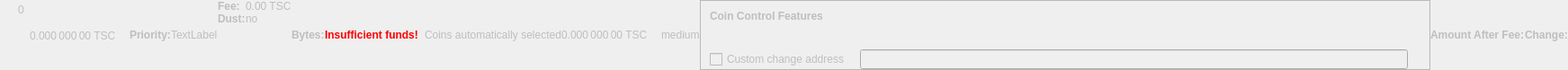
    <widget class="QWidget" name="dummyHideWidget" native="true">
     <property name="enabled">
      <bool>false</bool>
     </property>
     <property name="maximumSize">
      <size>
       <width>100</width>
       <height>22</height>
      </size>
     </property>
     <layout class="QHBoxLayout" name="dummyHideLayout">
      <property name="spacing">
       <number>0</number>
      </property>
      <property name="leftMargin">
       <number>0</number>
      </property>
      <property name="topMargin">
       <number>0</number>
      </property>
      <property name="rightMargin">
       <number>0</number>
      </property>
      <property name="bottomMargin">
       <number>0</number>
      </property>
      <item>
       <layout class="QFormLayout" name="formLayoutCoinControl1">
        <property name="horizontalSpacing">
         <number>10</number>
        </property>
        <property name="verticalSpacing">
         <number>14</number>
        </property>
        <property name="leftMargin">
         <number>10</number>
        </property>
        <property name="topMargin">
         <number>4</number>
        </property>
        <property name="rightMargin">
         <number>6</number>
        </property>
        <item row="0" column="1">
         <widget class="QLabel" name="labelCoinControlBytes">
          <property name="cursor">
           <cursorShape>IBeamCursor</cursorShape>
          </property>
          <property name="contextMenuPolicy">
           <enum>Qt::ActionsContextMenu</enum>
          </property>
          <property name="text">
           <string notr="true">0</string>
          </property>
          <property name="textInteractionFlags">
           <set>Qt::LinksAccessibleByMouse|Qt::TextSelectableByKeyboard|Qt::TextSelectableByMouse</set>
          </property>
         </widget>
        </item>
       </layout>
      </item>
      <item>
       <widget class="QLabel" name="labelCoinControlAfterFee">
        <property name="enabled">
         <bool>false</bool>
        </property>
        <property name="sizePolicy">
         <sizepolicy hsizetype="Fixed" vsizetype="Fixed">
          <horstretch>0</horstretch>
          <verstretch>0</verstretch>
         </sizepolicy>
        </property>
        <property name="minimumSize">
         <size>
          <width>111</width>
          <height>12</height>
         </size>
        </property>
        <property name="maximumSize">
         <size>
          <width>111</width>
          <height>12</height>
         </size>
        </property>
        <property name="cursor">
         <cursorShape>IBeamCursor</cursorShape>
        </property>
        <property name="contextMenuPolicy">
         <enum>Qt::ActionsContextMenu</enum>
        </property>
        <property name="text">
         <string notr="true">0.000 000 00 TSC</string>
        </property>
        <property name="textInteractionFlags">
         <set>Qt::LinksAccessibleByMouse|Qt::TextSelectableByKeyboard|Qt::TextSelectableByMouse</set>
        </property>
       </widget>
      </item>
      <item>
       <widget class="QLabel" name="labelCoinControlPriorityText">
        <property name="enabled">
         <bool>false</bool>
        </property>
        <property name="font">
         <font>
          <weight>75</weight>
          <bold>true</bold>
         </font>
        </property>
        <property name="text">
         <string>Priority:</string>
        </property>
       </widget>
      </item>
      <item>
       <layout class="QHBoxLayout" name="horizontalLayout">
        <item>
         <widget class="QLabel" name="WarningLabel">
          <property name="text">
           <string>TextLabel</string>
          </property>
         </widget>
        </item>
       </layout>
      </item>
      <item>
       <layout class="QFormLayout" name="formLayoutCoinControl3">
        <property name="horizontalSpacing">
         <number>0</number>
        </property>
        <property name="verticalSpacing">
         <number>0</number>
        </property>
        <property name="leftMargin">
         <number>0</number>
        </property>
        <property name="topMargin">
         <number>0</number>
        </property>
        <property name="rightMargin">
         <number>0</number>
        </property>
        <item row="0" column="0">
         <widget class="QLabel" name="labelCoinControlFeeText">
          <property name="enabled">
           <bool>false</bool>
          </property>
          <property name="font">
           <font>
            <weight>75</weight>
            <bold>true</bold>
           </font>
          </property>
          <property name="text">
           <string>Fee:</string>
          </property>
          <property name="margin">
           <number>0</number>
          </property>
         </widget>
        </item>
        <item row="0" column="1">
         <widget class="QLabel" name="labelCoinControlFee">
          <property name="enabled">
           <bool>false</bool>
          </property>
          <property name="cursor">
           <cursorShape>IBeamCursor</cursorShape>
          </property>
          <property name="contextMenuPolicy">
           <enum>Qt::ActionsContextMenu</enum>
          </property>
          <property name="text">
           <string notr="true">0.00 TSC</string>
          </property>
          <property name="textInteractionFlags">
           <set>Qt::LinksAccessibleByMouse|Qt::TextSelectableByKeyboard|Qt::TextSelectableByMouse</set>
          </property>
         </widget>
        </item>
        <item row="1" column="0">
         <widget class="QLabel" name="labelCoinControlLowOutputText">
          <property name="enabled">
           <bool>false</bool>
          </property>
          <property name="font">
           <font>
            <weight>75</weight>
            <bold>true</bold>
           </font>
          </property>
          <property name="text">
           <string>Dust:</string>
          </property>
         </widget>
        </item>
        <item row="1" column="1">
         <widget class="QLabel" name="labelCoinControlLowOutput">
          <property name="enabled">
           <bool>false</bool>
          </property>
          <property name="cursor">
           <cursorShape>IBeamCursor</cursorShape>
          </property>
          <property name="contextMenuPolicy">
           <enum>Qt::ActionsContextMenu</enum>
          </property>
          <property name="text">
           <string>no</string>
          </property>
          <property name="textInteractionFlags">
           <set>Qt::LinksAccessibleByMouse|Qt::TextSelectableByKeyboard|Qt::TextSelectableByMouse</set>
          </property>
         </widget>
        </item>
       </layout>
      </item>
      <item>
       <widget class="QLabel" name="labelCoinControlBytesText">
        <property name="enabled">
         <bool>false</bool>
        </property>
        <property name="font">
         <font>
          <weight>75</weight>
          <bold>true</bold>
         </font>
        </property>
        <property name="text">
         <string>Bytes:</string>
        </property>
       </widget>
      </item>
      <item>
       <layout class="QFormLayout" name="formLayoutCoinControl2">
        <property name="horizontalSpacing">
         <number>0</number>
        </property>
        <property name="verticalSpacing">
         <number>0</number>
        </property>
        <property name="leftMargin">
         <number>0</number>
        </property>
        <property name="topMargin">
         <number>0</number>
        </property>
        <property name="rightMargin">
         <number>0</number>
        </property>
       </layout>
      </item>
      <item>
       <layout class="QHBoxLayout" name="horizontalLayoutCoinControl2">
        <property name="spacing">
         <number>0</number>
        </property>
        <property name="bottomMargin">
         <number>0</number>
        </property>
       </layout>
      </item>
      <item>
       <widget class="QLabel" name="labelCoinControlInsuffFunds">
        <property name="enabled">
         <bool>false</bool>
        </property>
        <property name="minimumSize">
         <size>
          <width>0</width>
          <height>0</height>
         </size>
        </property>
        <property name="font">
         <font>
          <weight>75</weight>
          <bold>true</bold>
         </font>
        </property>
        <property name="styleSheet">
         <string notr="true">color:red;font-weight:bold;</string>
        </property>
        <property name="text">
         <string>Insufficient funds!</string>
        </property>
        <property name="margin">
         <number>5</number>
        </property>
       </widget>
      </item>
      <item>
       <layout class="QFormLayout" name="formLayoutCoinControl4">
        <property name="horizontalSpacing">
         <number>0</number>
        </property>
        <property name="verticalSpacing">
         <number>0</number>
        </property>
        <property name="leftMargin">
         <number>0</number>
        </property>
        <property name="topMargin">
         <number>0</number>
        </property>
        <property name="rightMargin">
         <number>0</number>
        </property>
       </layout>
      </item>
      <item>
       <widget class="QLabel" name="labelCoinControlChangeLabel">
        <property name="enabled">
         <bool>false</bool>
        </property>
        <property name="sizePolicy">
         <sizepolicy hsizetype="Preferred" vsizetype="Expanding">
          <horstretch>0</horstretch>
          <verstretch>0</verstretch>
         </sizepolicy>
        </property>
        <property name="minimumSize">
         <size>
          <width>0</width>
          <height>0</height>
         </size>
        </property>
        <property name="text">
         <string/>
        </property>
        <property name="margin">
         <number>3</number>
        </property>
       </widget>
      </item>
      <item>
       <widget class="QLabel" name="labelCoinControlAutomaticallySelected">
        <property name="enabled">
         <bool>false</bool>
        </property>
        <property name="sizePolicy">
         <sizepolicy hsizetype="Fixed" vsizetype="Fixed">
          <horstretch>0</horstretch>
          <verstretch>0</verstretch>
         </sizepolicy>
        </property>
        <property name="minimumSize">
         <size>
          <width>0</width>
          <height>0</height>
         </size>
        </property>
        <property name="maximumSize">
         <size>
          <width>240</width>
          <height>16777215</height>
         </size>
        </property>
        <property name="text">
         <string>Coins automatically selected</string>
        </property>
        <property name="margin">
         <number>5</number>
        </property>
       </widget>
      </item>
      <item>
       <widget class="QLabel" name="labelCoinControlChange">
        <property name="enabled">
         <bool>false</bool>
        </property>
        <property name="sizePolicy">
         <sizepolicy hsizetype="Fixed" vsizetype="Fixed">
          <horstretch>0</horstretch>
          <verstretch>0</verstretch>
         </sizepolicy>
        </property>
        <property name="minimumSize">
         <size>
          <width>111</width>
          <height>0</height>
         </size>
        </property>
        <property name="maximumSize">
         <size>
          <width>111</width>
          <height>16777215</height>
         </size>
        </property>
        <property name="cursor">
         <cursorShape>IBeamCursor</cursorShape>
        </property>
        <property name="contextMenuPolicy">
         <enum>Qt::ActionsContextMenu</enum>
        </property>
        <property name="text">
         <string notr="true">0.000 000 00 TSC</string>
        </property>
        <property name="textInteractionFlags">
         <set>Qt::LinksAccessibleByMouse|Qt::TextSelectableByKeyboard|Qt::TextSelectableByMouse</set>
        </property>
       </widget>
      </item>
      <item>
       <widget class="QLabel" name="labelCoinControlPriority">
        <property name="enabled">
         <bool>false</bool>
        </property>
        <property name="cursor">
         <cursorShape>IBeamCursor</cursorShape>
        </property>
        <property name="contextMenuPolicy">
         <enum>Qt::ActionsContextMenu</enum>
        </property>
        <property name="text">
         <string>medium</string>
        </property>
        <property name="textInteractionFlags">
         <set>Qt::LinksAccessibleByMouse|Qt::TextSelectableByKeyboard|Qt::TextSelectableByMouse</set>
        </property>
       </widget>
      </item>
      <item>
       <widget class="QFrame" name="frameCoinControl">
        <property name="sizePolicy">
         <sizepolicy hsizetype="Expanding" vsizetype="Expanding">
          <horstretch>0</horstretch>
          <verstretch>0</verstretch>
         </sizepolicy>
        </property>
        <property name="maximumSize">
         <size>
          <width>16777215</width>
          <height>16777215</height>
         </size>
        </property>
        <property name="frameShape">
         <enum>QFrame::StyledPanel</enum>
        </property>
        <property name="frameShadow">
         <enum>QFrame::Sunken</enum>
        </property>
        <layout class="QVBoxLayout" name="verticalLayoutCoinControl2_2">
         <property name="spacing">
          <number>0</number>
         </property>
         <property name="leftMargin">
          <number>0</number>
         </property>
         <property name="topMargin">
          <number>0</number>
         </property>
         <property name="rightMargin">
          <number>0</number>
         </property>
         <property name="bottomMargin">
          <number>0</number>
         </property>
         <item>
          <layout class="QVBoxLayout" name="verticalLayoutCoinControl" stretch="0,0,0,1">
           <property name="spacing">
            <number>0</number>
           </property>
           <property name="leftMargin">
            <number>10</number>
           </property>
           <property name="topMargin">
            <number>10</number>
           </property>
           <item>
            <layout class="QHBoxLayout" name="horizontalLayoutCoinControl1">
             <property name="bottomMargin">
              <number>15</number>
             </property>
             <item>
              <widget class="QLabel" name="labelCoinControlFeatures">
               <property name="enabled">
                <bool>false</bool>
               </property>
               <property name="sizePolicy">
                <sizepolicy hsizetype="Preferred" vsizetype="Maximum">
                 <horstretch>0</horstretch>
                 <verstretch>0</verstretch>
                </sizepolicy>
               </property>
               <property name="font">
                <font>
                 <weight>75</weight>
                 <bold>true</bold>
                </font>
               </property>
               <property name="styleSheet">
                <string notr="true">font-weight:bold;</string>
               </property>
               <property name="text">
                <string>Coin Control Features</string>
               </property>
              </widget>
             </item>
            </layout>
           </item>
           <item>
            <widget class="QWidget" name="widgetCoinControl" native="true">
             <property name="sizePolicy">
              <sizepolicy hsizetype="Preferred" vsizetype="Preferred">
               <horstretch>0</horstretch>
               <verstretch>0</verstretch>
              </sizepolicy>
             </property>
             <property name="minimumSize">
              <size>
               <width>0</width>
               <height>0</height>
              </size>
             </property>
             <property name="styleSheet">
              <string notr="true"/>
             </property>
             <layout class="QHBoxLayout" name="horizontalLayoutCoinControl5_2">
              <property name="leftMargin">
               <number>0</number>
              </property>
              <property name="topMargin">
               <number>0</number>
              </property>
              <property name="rightMargin">
               <number>0</number>
              </property>
              <property name="bottomMargin">
               <number>0</number>
              </property>
              <item>
               <layout class="QHBoxLayout" name="horizontalLayoutCoinControl3">
                <property name="spacing">
                 <number>20</number>
                </property>
                <property name="topMargin">
                 <number>0</number>
                </property>
                <property name="bottomMargin">
                 <number>10</number>
                </property>
               </layout>
              </item>
             </layout>
            </widget>
           </item>
           <item>
            <layout class="QHBoxLayout" name="horizontalLayoutCoinControl4" stretch="0,0,0">
             <property name="spacing">
              <number>12</number>
             </property>
             <property name="sizeConstraint">
              <enum>QLayout::SetDefaultConstraint</enum>
             </property>
             <property name="topMargin">
              <number>5</number>
             </property>
             <property name="rightMargin">
              <number>5</number>
             </property>
             <item>
              <widget class="QCheckBox" name="checkBoxCoinControlChange">
               <property name="enabled">
                <bool>false</bool>
               </property>
               <property name="toolTip">
                <string>If this is activated, but the change address is empty or invalid, change will be sent to a newly generated address.</string>
               </property>
               <property name="text">
                <string>Custom change address</string>
               </property>
              </widget>
             </item>
             <item>
              <widget class="QValidatedLineEdit" name="lineEditCoinControlChange">
               <property name="enabled">
                <bool>false</bool>
               </property>
               <property name="sizePolicy">
                <sizepolicy hsizetype="Expanding" vsizetype="Fixed">
                 <horstretch>0</horstretch>
                 <verstretch>0</verstretch>
                </sizepolicy>
               </property>
              </widget>
             </item>
             <item>
              <widget class="QLabel" name="labelCoinControlChangeLabel_2">
               <property name="sizePolicy">
                <sizepolicy hsizetype="Preferred" vsizetype="Expanding">
                 <horstretch>0</horstretch>
                 <verstretch>0</verstretch>
                </sizepolicy>
               </property>
               <property name="minimumSize">
                <size>
                 <width>0</width>
                 <height>0</height>
                </size>
               </property>
               <property name="text">
                <string/>
               </property>
               <property name="margin">
                <number>3</number>
               </property>
              </widget>
             </item>
            </layout>
           </item>
           <item>
            <spacer name="verticalSpacerCoinControl">
             <property name="orientation">
              <enum>Qt::Vertical</enum>
             </property>
             <property name="sizeHint" stdset="0">
              <size>
               <width>800</width>
               <height>1</height>
              </size>
             </property>
            </spacer>
           </item>
          </layout>
         </item>
        </layout>
       </widget>
      </item>
      <item>
       <widget class="QLabel" name="labelCoinControlAfterFeeText">
        <property name="enabled">
         <bool>false</bool>
        </property>
        <property name="minimumSize">
         <size>
          <width>0</width>
          <height>0</height>
         </size>
        </property>
        <property name="maximumSize">
         <size>
          <width>16777215</width>
          <height>16777215</height>
         </size>
        </property>
        <property name="font">
         <font>
          <weight>75</weight>
          <bold>true</bold>
         </font>
        </property>
        <property name="text">
         <string>Amount After Fee:</string>
        </property>
        <property name="alignment">
         <set>Qt::AlignLeading|Qt::AlignLeft|Qt::AlignVCenter</set>
        </property>
        <property name="margin">
         <number>0</number>
        </property>
       </widget>
      </item>
      <item>
       <widget class="QLabel" name="labelCoinControlChangeText">
        <property name="enabled">
         <bool>false</bool>
        </property>
        <property name="sizePolicy">
         <sizepolicy hsizetype="Preferred" vsizetype="Preferred">
          <horstretch>0</horstretch>
          <verstretch>0</verstretch>
         </sizepolicy>
        </property>
        <property name="minimumSize">
         <size>
          <width>0</width>
          <height>0</height>
         </size>
        </property>
        <property name="maximumSize">
         <size>
          <width>16777215</width>
          <height>16777215</height>
         </size>
        </property>
        <property name="font">
         <font>
          <weight>75</weight>
          <bold>true</bold>
         </font>
        </property>
        <property name="text">
         <string>Change:</string>
        </property>
        <property name="alignment">
         <set>Qt::AlignLeading|Qt::AlignLeft|Qt::AlignVCenter</set>
        </property>
       </widget>
      </item>
     </layout>
    </widget>
